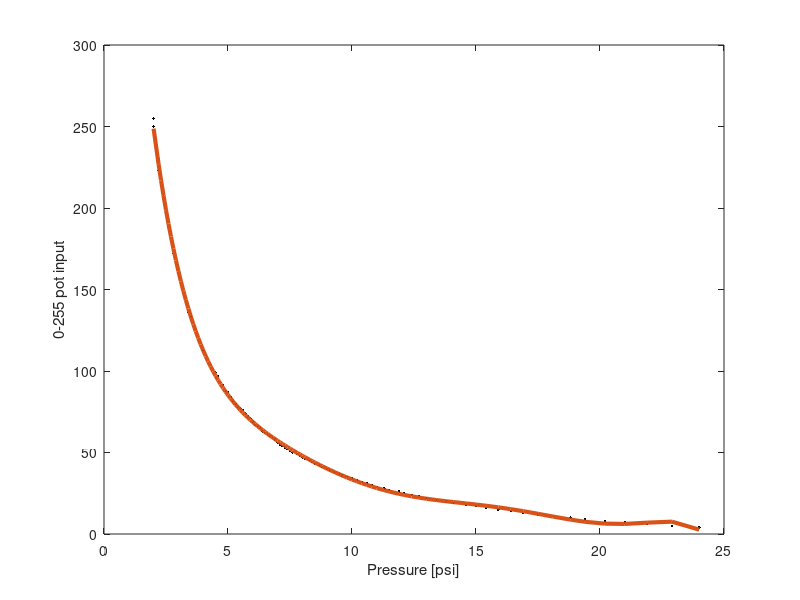

The MATLAB source for this figure:
digpotdata = [
    255 2.0;
    250 2.0;
    230 2.2;
    223 2.2;
    219 2.3;
    207 2.4;
    196 2.5;
    188 2.6;
    181 2.7;
    172 2.8;
    166 2.9;
    160 3.0;
    154 3.1;
    148 3.2;
    143 3.3;
    137 3.4;
    136 3.4;
    133 3.5;
    130 3.6;
    125 3.7;
    119 3.8;
    117 3.9;
    113 4.0;
    110 4.1;
    107 4.2;
    104 4.3;
    101 4.4;
     99 4.5;
     97 4.6;
     93 4.7;
     91 4.8;
     88 4.9;
     87 5.0;
     84 5.1;
     82 5.2;
     80 5.3;
     78 5.4;
     77 5.5;
     76 5.6;
     74 5.7;
     72 5.8;
     71 5.9;
     69 6.0;
     67 6.1;
     66 6.2;
     65 6.3;
     63 6.4;
     62 6.5;
     61 6.6;
     60 6.7;
     59 6.8;
     58 6.9;
     56 7.0;
     55 7.1;
     54 7.2;
     53 7.3;
     52 7.4;
     51 7.5;
     50 7.6;
     49 7.8;
     48 7.9;
     47 8.0;
     46 8.1;
     45 8.3;
     44 8.4;
     43 8.5;
     42 8.7;
     41 8.8;
     40 9.0;
     39 9.1;
     38 9.3;
     37 9.5;
     36 9.6;
     35 9.8;
     34 10.0;
     33 10.2;
     32 10.4;
     31 10.6;
     30 10.8;
     29 11.0;
     28 11.3;
     27 11.5;
     26 11.9;
     25 12.1;
     24 12.4;
     23 12.7;
     22 13.0;
     21 13.4;
     20 13.8;
     19 14.1;
     18 14.6;
     17 15.0;
     16 15.4;
     15 15.9;
     14 16.4;
     13 16.9;
     12 17.5;
     11 18.1;
     10 18.8;
      9 19.4;
      8 20.2;
      7 21.0;
      6 21.9;
      5 22.9;
      4 24.0;
];

bits = digpotdata(:,1);
psi = digpotdata(:,2);

plot(psi, bits, '.', 'Color','k')
ylabel('0-255 pot input') 
xlabel('Pressure [psi]') 
hold on



p = polyfit(psi, bits, 7);

fit = polyval(p,psi);
plot(psi, fit, 'LineWidth',3)